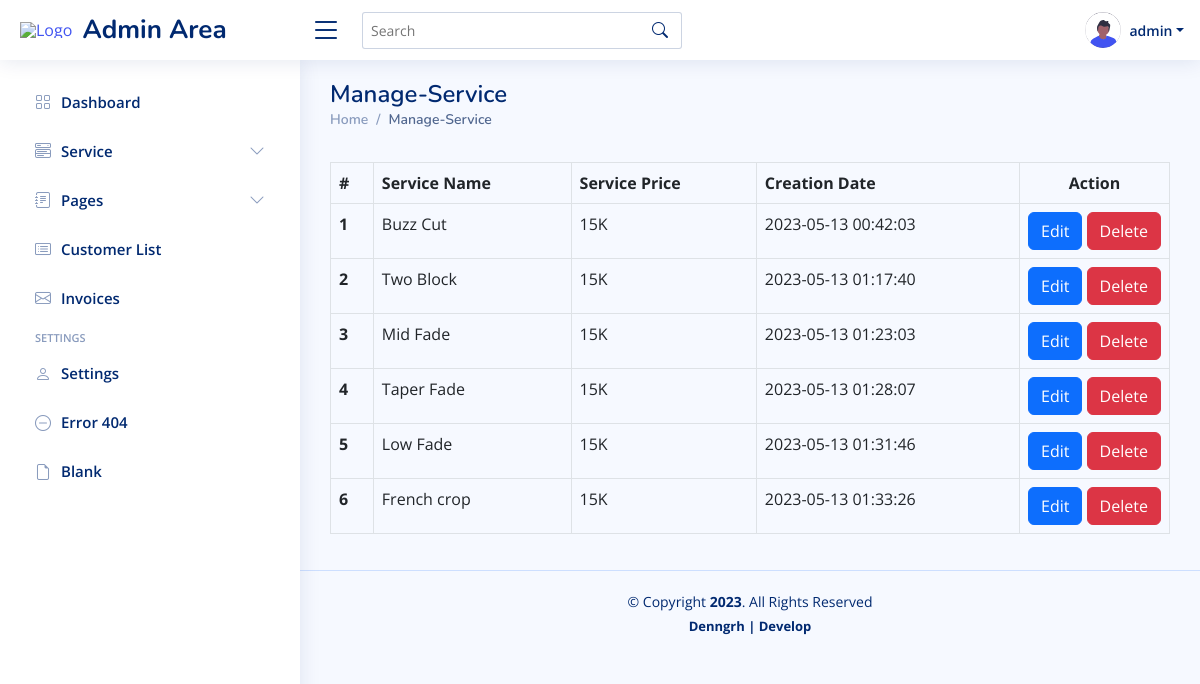
Screenshot of /admin/manage-service.php (signed in) with the database file from the repository.
### tables this page shows
CREATE TABLE `tblservices` (
  `ID` int(10) NOT NULL,
  `ServiceName` varchar(200) DEFAULT NULL,
  `ServiceDescription` mediumtext DEFAULT NULL,
  `Cost` int(10) DEFAULT NULL,
  `Image` varchar(200) DEFAULT NULL,
  `CreationDate` timestamp NULL DEFAULT current_timestamp()
);

### admin/manage-service.php (the view, shortened to what this page needs)
<?php
         include'inc/koneksi.php';
        if($_SESSION['status']!="login"){
            header("Location: ../login.php?info=Login Terlebih Dahulu!");
        }else{
    ?>
<!DOCTYPE html>
<html lang="en">
<head>
  <link href="assets/vendor/bootstrap/css/bootstrap.min.css" rel="stylesheet">
  <link href="assets/vendor/bootstrap-icons/bootstrap-icons.css" rel="stylesheet">
  <link href="assets/vendor/boxicons/css/boxicons.min.css" rel="stylesheet">
  <link href="assets/css/style.css" rel="stylesheet">
</head>
<body>
<header id="header" class="header fixed-top d-flex align-items-center">
    <div class="d-flex align-items-center justify-content-between">
      <a href="./index.php" class="logo d-flex align-items-center">
        <img src="../assets/img/logo.png" alt="Logo ">&nbsp;
        <span class="d-none d-lg-block">Admin Area</span>
      </a>
      <i class="bi bi-list toggle-sidebar-btn"></i>
    </div>
    <div class="search-bar">
      <form class="search-form d-flex align-items-center" method="POST" action="#">
        <input type="text" name="query" placeholder="Search" title="Enter search keyword">
        <button type="submit" title="Search"><i class="bi bi-search"></i></button>
      </form>
    </div>
    <nav class="header-nav ms-auto">
      <ul class="d-flex align-items-center">
        <li class="nav-item dropdown pe-3">
          <a class="nav-link nav-profile d-flex align-items-center pe-0" href="#" data-bs-toggle="dropdown">
            <img src="assets/img/profile.svg" alt="Profile" class="rounded-circle">
            <span class="d-none d-md-block dropdown-toggle ps-2"><?php echo $_SESSION['username']; ?></span>
          </a>
        </li>
      </ul>
    </nav>
  </header>
  <aside id="sidebar" class="sidebar">
    <ul class="sidebar-nav" id="sidebar-nav">
      <li class="nav-item">
        <a class="nav-link collapsed" href="index.php">
          <i class="bi bi-grid"></i>
          <span>Dashboard</span>
        </a>
      </li>
      <li class="nav-item">
        <a class="nav-link collapsed" data-bs-target="#service-nav" data-bs-toggle="collapse" href="#">
          <i class="bi bi-menu-button-wide"></i><span>Service</span><i class="bi bi-chevron-down ms-auto"></i>
        </a>
      </li>
      <li class="nav-item">
        <a class="nav-link collapsed" data-bs-target="#pages-nav" data-bs-toggle="collapse" href="#">
          <i class="bi bi-journal-text"></i><span>Pages</span><i class="bi bi-chevron-down ms-auto"></i>
        </a>
      </li>
       <li class="nav-item">
        <a class="nav-link collapsed" href="customer-list.php">
          <i class="bi bi-card-list"></i>
          <span>Customer List</span>
        </a>
      </li>
      <li class="nav-item">
        <a class="nav-link collapsed" href="invoices.php">
          <i class="bi bi-envelope"></i>
          <span>Invoices</span>
        </a>
      </li>
      <li class="nav-heading">Settings</li>
      <li class="nav-item">
        <a class="nav-link collapsed" href="setting.php">
          <i class="bi bi-person"></i>
          <span>Settings</span>
        </a>
      </li>
      <li class="nav-item">
        <a class="nav-link collapsed" href="404.php">
          <i class="bi bi-dash-circle"></i>
          <span>Error 404</span>
        </a>
      </li>
      <li class="nav-item">
        <a class="nav-link collapsed" href="pages-blank.php">
          <i class="bi bi-file-earmark"></i>
          <span>Blank</span>
        </a>
      </li>
    </ul>
  </aside>
  <main id="main" class="main">
    <div class="pagetitle">
      <h1>Manage-Service</h1>
      <nav>
        <ol class="breadcrumb">
          <li class="breadcrumb-item"><a href="index.php">Home</a></li>
          <li class="breadcrumb-item active">Manage-Service</li>
        </ol>
      </nav>
    </div>
    <div id="page-wrapper">
			<div class="main-page">
				<div class="tables">
        <div class="table-responsive bs-example widget-shadow">
						<table class="table table-bordered mt-3">
               <thead>
                 <tr>
                   <th>#</th>
                   <th>Service Name</th>
                    <th>Service Price</th>
                     <th>Creation Date</th>
                     <th colspan="2"><center> Action</center></th>
                     </tr>
                    </thead>
                     <tbody>
                        <?php
                        $ret=mysqli_query($conn,"select *from  tblservices");
                        $cnt=1;
                        while ($row=mysqli_fetch_array($ret)) {
                        ?>
						 <tr>
               <th scope="row"><?php echo $cnt;?></th>
               <td><?php  echo $row['ServiceName'];?></td>
                <td><?php  echo $row['Cost'];?>K</td>
                <td><?php  echo $row['CreationDate'];?></td>
                 <td style="width:150px;">
						 	<a href="edit-service.php?editid=<?php echo $row['ID'];?>" class="btn btn-primary">Edit</a>
						 	<a href="manage-service.php?delete=<?php echo $row['ID'];?>" class="btn btn-danger " onClick="return confirm('Are you sure you want to delete?')">Delete</a>
						 	</td>
                             </tr>
                              <?php
                                    $cnt=$cnt+1;
                                    }?>
                            </tbody>
                        </table>
					</div>
				</div>
			</div>
		</div>
  </main>
      <?php include'inc/footer.php'; ?>
</body>
</html>
<?php }  ?>

### admin/inc/footer.php
<footer id="footer" class="footer">
   <div class="copyright">
     &copy; Copyright <strong><span>2023</span></strong>. All Rights Reserved
   </div>
   <div class="credits">
       <strong>Denngrh | Develop</strong>
   </div>
 </footer>

### admin/assets/css/style.css (style rules this page uses)
:root { scroll-behavior: smooth; }
body { font-family: "Open Sans", sans-serif; background: #f6f9ff; color: #444444; }
a { color: #4154f1; text-decoration: none; }
h1, h2, h3, h4, h5, h6 { font-family: "Nunito", sans-serif; }
#main { margin-top: 60px; padding: 20px 30px; transition: all 0.3s; }
.pagetitle { margin-bottom: 10px; }
.pagetitle h1 { font-size: 24px; margin-bottom: 0; font-weight: 600; color: #012970; }
.breadcrumb { font-size: 14px; font-family: "Nunito", sans-serif; color: #899bbd; font-weight: 600; }
.breadcrumb a { color: #899bbd; transition: 0.3s; }
.breadcrumb .breadcrumb-item::before { color: #899bbd; }
.breadcrumb .active { color: #51678f; font-weight: 600; }
.logo { line-height: 1; }
@media (min-width: 1200px) { .logo { width: 280px; } }
.logo img { max-height: 26px; margin-right: 6px; }
.logo span { font-size: 26px; font-weight: 700; color: #012970; font-family: "Nunito", sans-serif; }
.header { transition: all 0.5s; z-index: 997; height: 60px; box-shadow: 0px 2px 20px rgba(1, 41, 112, 0.1); background-color: #fff; padding-left: 20px; }
.header .toggle-sidebar-btn { font-size: 32px; padding-left: 10px; cursor: pointer; color: #012970; }
.header .search-bar { min-width: 360px; padding: 0 20px; }
.header .search-form { width: 100%; }
.header .search-form input { border: 0; font-size: 14px; color: #012970; border: 1px solid rgba(1, 41, 112, 0.2); padding: 7px 38px 7px 8px; border-radius: 3px; transition: 0.3s; width: 100%; }
.header .search-form button { border: 0; padding: 0; margin-left: -30px; background: none; }
.header .search-form button i { color: #012970; }
.header-nav ul { list-style: none; }
.header-nav>ul { margin: 0; padding: 0; }
.header-nav .nav-profile { color: #012970; }
.header-nav .nav-profile img { max-height: 36px; }
.header-nav .nav-profile span { font-size: 14px; font-weight: 600; }
.sidebar { position: fixed; top: 60px; left: 0; bottom: 0; width: 300px; z-index: 996; transition: all 0.3s; padding: 20px; overflow-y: auto; scrollbar-width: thin; scrollbar-color: #aab7cf transparent; box-shadow: 0px 0px 20px rgba(1, 41, 112, 0.1); background-color: #fff; }
@media (min-width: 1200px) { #main, #footer { margin-left: 300px; } }
.sidebar-nav { padding: 0; margin: 0; list-style: none; }
.sidebar-nav li { padding: 0; margin: 0; list-style: none; }
.sidebar-nav .nav-item { margin-bottom: 5px; }
.sidebar-nav .nav-heading { font-size: 11px; text-transform: uppercase; color: #899bbd; font-weight: 600; margin: 10px 0 5px 15px; }
.sidebar-nav .nav-link { display: flex; align-items: center; font-size: 15px; font-weight: 600; color: #4154f1; transition: 0.3; background: #f6f9ff; padding: 10px 15px; border-radius: 4px; }
.sidebar-nav .nav-link i { font-size: 16px; margin-right: 10px; color: #4154f1; }
.sidebar-nav .nav-link.collapsed { color: #012970; background: #fff; }
.sidebar-nav .nav-link.collapsed i { color: #899bbd; }
.sidebar-nav .nav-link .bi-chevron-down { margin-right: 0; transition: transform 0.2s ease-in-out; }
.footer { padding: 20px 0; font-size: 14px; transition: all 0.3s; border-top: 1px solid #cddfff; }
.footer .copyright { text-align: center; color: #012970; }
.footer .credits { padding-top: 5px; text-align: center; font-size: 13px; color: #012970; }

### rows the page displays
tblservices: ServiceName "Buzz Cut", Cost "15", CreationDate "2023-05-13 00:42:03"
tblservices: ServiceName "Two Block", Cost "15", CreationDate "2023-05-13 01:17:40"
tblservices: ServiceName "Mid Fade", Cost "15", CreationDate "2023-05-13 01:23:03"
tblservices: ServiceName "Taper Fade", Cost "15", CreationDate "2023-05-13 01:28:07"
tblservices: ServiceName "Low Fade", Cost "15", CreationDate "2023-05-13 01:31:46"
tblservices: ServiceName "French crop", Cost "15", CreationDate "2023-05-13 01:33:26"

### other values shown
$_SESSION['username'] "admin"
